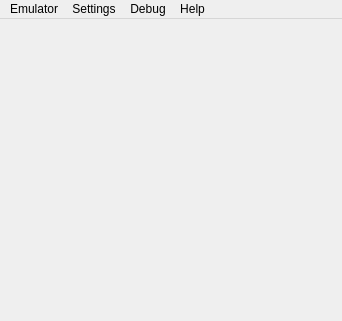
<?xml version="1.0" encoding="UTF-8"?>
<ui version="4.0">
 <class>MainWindow</class>
 <widget class="QMainWindow" name="MainWindow">
  <property name="geometry">
   <rect>
    <x>0</x>
    <y>0</y>
    <width>342</width>
    <height>321</height>
   </rect>
  </property>
  <property name="sizePolicy">
   <sizepolicy hsizetype="Preferred" vsizetype="Preferred">
    <horstretch>0</horstretch>
    <verstretch>0</verstretch>
   </sizepolicy>
  </property>
  <property name="windowTitle">
   <string>Gearsystem</string>
  </property>
  <widget class="QWidget" name="centralwidget">
   <property name="sizePolicy">
    <sizepolicy hsizetype="Minimum" vsizetype="Minimum">
     <horstretch>0</horstretch>
     <verstretch>0</verstretch>
    </sizepolicy>
   </property>
   <property name="layoutDirection">
    <enum>Qt::LeftToRight</enum>
   </property>
   <property name="autoFillBackground">
    <bool>false</bool>
   </property>
  </widget>
  <widget class="QMenuBar" name="menubar">
   <property name="geometry">
    <rect>
     <x>0</x>
     <y>0</y>
     <width>342</width>
     <height>25</height>
    </rect>
   </property>
   <property name="sizePolicy">
    <sizepolicy hsizetype="Expanding" vsizetype="MinimumExpanding">
     <horstretch>0</horstretch>
     <verstretch>0</verstretch>
    </sizepolicy>
   </property>
   <widget class="QMenu" name="menuSettings">
    <property name="title">
     <string>Settings</string>
    </property>
    <widget class="QMenu" name="menuWindow_Size">
     <property name="title">
      <string>Window Size</string>
     </property>
     <addaction name="actionX_1"/>
     <addaction name="actionX_2"/>
     <addaction name="actionX_3"/>
     <addaction name="actionX_4"/>
     <addaction name="actionX_5"/>
    </widget>
    <addaction name="actionInput"/>
    <addaction name="actionVideo"/>
    <addaction name="actionSound"/>
    <addaction name="separator"/>
    <addaction name="menuWindow_Size"/>
    <addaction name="actionFullscreen"/>
   </widget>
   <widget class="QMenu" name="menuHelp">
    <property name="title">
     <string>Help</string>
    </property>
    <addaction name="actionAbout"/>
   </widget>
   <widget class="QMenu" name="menuDebug">
    <property name="title">
     <string>Debug</string>
    </property>
    <addaction name="actionDisassembler"/>
    <addaction name="actionOAM_Viewer"/>
    <addaction name="actionMap_Viewer"/>
    <addaction name="actionPalette_Viewer"/>
   </widget>
   <widget class="QMenu" name="menuGame_Boy">
    <property name="title">
     <string>Emulator</string>
    </property>
    <widget class="QMenu" name="menuSelect_State_Slot">
     <property name="title">
      <string>Select State Slot</string>
     </property>
     <addaction name="action1"/>
     <addaction name="action2"/>
     <addaction name="action3"/>
     <addaction name="action4"/>
     <addaction name="action5"/>
    </widget>
    <addaction name="actionLoad_ROM"/>
    <addaction name="actionPause"/>
    <addaction name="actionReset"/>
    <addaction name="separator"/>
    <addaction name="menuSelect_State_Slot"/>
    <addaction name="actionSave_State"/>
    <addaction name="actionLoad_State"/>
    <addaction name="separator"/>
    <addaction name="actionSave_State_as"/>
    <addaction name="actionLad_State_from"/>
   </widget>
   <addaction name="menuGame_Boy"/>
   <addaction name="menuSettings"/>
   <addaction name="menuDebug"/>
   <addaction name="menuHelp"/>
  </widget>
  <action name="actionInput">
   <property name="text">
    <string>Input...</string>
   </property>
  </action>
  <action name="actionVideo">
   <property name="text">
    <string>Video...</string>
   </property>
  </action>
  <action name="actionSound">
   <property name="text">
    <string>Sound...</string>
   </property>
  </action>
  <action name="actionForce_Game_Boy_DMG">
   <property name="checkable">
    <bool>true</bool>
   </property>
   <property name="text">
    <string>Force Game Boy DMG</string>
   </property>
  </action>
  <action name="actionDisassembler">
   <property name="text">
    <string>Disassembler...</string>
   </property>
  </action>
  <action name="actionOAM_Viewer">
   <property name="text">
    <string>OAM Viewer...</string>
   </property>
  </action>
  <action name="actionMap_Viewer">
   <property name="text">
    <string>Map Viewer...</string>
   </property>
  </action>
  <action name="actionLoad_ROM">
   <property name="text">
    <string>Load ROM...</string>
   </property>
  </action>
  <action name="action1">
   <property name="checkable">
    <bool>true</bool>
   </property>
   <property name="text">
    <string>1</string>
   </property>
  </action>
  <action name="action2">
   <property name="checkable">
    <bool>true</bool>
   </property>
   <property name="text">
    <string>2</string>
   </property>
  </action>
  <action name="action3">
   <property name="checkable">
    <bool>true</bool>
   </property>
   <property name="text">
    <string>3</string>
   </property>
  </action>
  <action name="action4">
   <property name="checkable">
    <bool>true</bool>
   </property>
   <property name="text">
    <string>4</string>
   </property>
  </action>
  <action name="action5">
   <property name="checkable">
    <bool>true</bool>
   </property>
   <property name="text">
    <string>5</string>
   </property>
  </action>
  <action name="actionSave_State">
   <property name="text">
    <string>Save State</string>
   </property>
   <property name="shortcut">
    <string>Ctrl+S</string>
   </property>
  </action>
  <action name="actionLoad_State">
   <property name="text">
    <string>Load State</string>
   </property>
   <property name="shortcut">
    <string>Ctrl+L</string>
   </property>
  </action>
  <action name="actionSave_State_as">
   <property name="text">
    <string>Save State As...</string>
   </property>
  </action>
  <action name="actionLad_State_from">
   <property name="text">
    <string>Load State From...</string>
   </property>
  </action>
  <action name="actionReset">
   <property name="text">
    <string>Reset</string>
   </property>
   <property name="whatsThis">
    <string/>
   </property>
   <property name="shortcut">
    <string>Ctrl+R</string>
   </property>
  </action>
  <action name="actionPause">
   <property name="checkable">
    <bool>true</bool>
   </property>
   <property name="checked">
    <bool>false</bool>
   </property>
   <property name="text">
    <string>Pause</string>
   </property>
   <property name="shortcut">
    <string>Ctrl+P</string>
   </property>
  </action>
  <action name="actionFullscreen">
   <property name="text">
    <string>Fullscreen</string>
   </property>
   <property name="shortcut">
    <string>Ctrl+F</string>
   </property>
   <property name="shortcutContext">
    <enum>Qt::ApplicationShortcut</enum>
   </property>
  </action>
  <action name="actionPalette_Viewer">
   <property name="text">
    <string>Palette Viewer...</string>
   </property>
  </action>
  <action name="actionX_1">
   <property name="checkable">
    <bool>true</bool>
   </property>
   <property name="text">
    <string>x 1</string>
   </property>
  </action>
  <action name="actionX_2">
   <property name="checkable">
    <bool>true</bool>
   </property>
   <property name="text">
    <string>x 2</string>
   </property>
  </action>
  <action name="actionX_3">
   <property name="checkable">
    <bool>true</bool>
   </property>
   <property name="text">
    <string>x 3</string>
   </property>
  </action>
  <action name="actionX_4">
   <property name="checkable">
    <bool>true</bool>
   </property>
   <property name="text">
    <string>x 4</string>
   </property>
  </action>
  <action name="actionX_5">
   <property name="checkable">
    <bool>true</bool>
   </property>
   <property name="text">
    <string>x 5</string>
   </property>
  </action>
  <action name="actionAbout">
   <property name="text">
    <string>About</string>
   </property>
  </action>
 </widget>
 <resources/>
 <connections>
  <connection>
   <sender>actionLoad_ROM</sender>
   <signal>triggered()</signal>
   <receiver>MainWindow</receiver>
   <slot>MenuGameBoyLoadROM()</slot>
   <hints>
    <hint type="sourcelabel">
     <x>-1</x>
     <y>-1</y>
    </hint>
    <hint type="destinationlabel">
     <x>319</x>
     <y>299</y>
    </hint>
   </hints>
  </connection>
  <connection>
   <sender>actionPause</sender>
   <signal>triggered(bool)</signal>
   <receiver>MainWindow</receiver>
   <slot>MenuGameBoyPause()</slot>
   <hints>
    <hint type="sourcelabel">
     <x>-1</x>
     <y>-1</y>
    </hint>
    <hint type="destinationlabel">
     <x>159</x>
     <y>156</y>
    </hint>
   </hints>
  </connection>
  <connection>
   <sender>actionReset</sender>
   <signal>triggered()</signal>
   <receiver>MainWindow</receiver>
   <slot>MenuGameBoyReset()</slot>
   <hints>
    <hint type="sourcelabel">
     <x>-1</x>
     <y>-1</y>
    </hint>
    <hint type="destinationlabel">
     <x>159</x>
     <y>156</y>
    </hint>
   </hints>
  </connection>
  <connection>
   <sender>actionSave_State</sender>
   <signal>triggered()</signal>
   <receiver>MainWindow</receiver>
   <slot>MenuGameBoySaveState()</slot>
   <hints>
    <hint type="sourcelabel">
     <x>-1</x>
     <y>-1</y>
    </hint>
    <hint type="destinationlabel">
     <x>159</x>
     <y>156</y>
    </hint>
   </hints>
  </connection>
  <connection>
   <sender>actionLoad_State</sender>
   <signal>triggered()</signal>
   <receiver>MainWindow</receiver>
   <slot>MenuGameBoyLoadState()</slot>
   <hints>
    <hint type="sourcelabel">
     <x>-1</x>
     <y>-1</y>
    </hint>
    <hint type="destinationlabel">
     <x>159</x>
     <y>156</y>
    </hint>
   </hints>
  </connection>
  <connection>
   <sender>actionSave_State_as</sender>
   <signal>triggered()</signal>
   <receiver>MainWindow</receiver>
   <slot>MenuGameBoySaveStateAs()</slot>
   <hints>
    <hint type="sourcelabel">
     <x>-1</x>
     <y>-1</y>
    </hint>
    <hint type="destinationlabel">
     <x>159</x>
     <y>156</y>
    </hint>
   </hints>
  </connection>
  <connection>
   <sender>actionLad_State_from</sender>
   <signal>triggered()</signal>
   <receiver>MainWindow</receiver>
   <slot>MenuGameBoyLoadStateFrom()</slot>
   <hints>
    <hint type="sourcelabel">
     <x>-1</x>
     <y>-1</y>
    </hint>
    <hint type="destinationlabel">
     <x>159</x>
     <y>156</y>
    </hint>
   </hints>
  </connection>
  <connection>
   <sender>actionInput</sender>
   <signal>triggered()</signal>
   <receiver>MainWindow</receiver>
   <slot>MenuSettingsInput()</slot>
   <hints>
    <hint type="sourcelabel">
     <x>-1</x>
     <y>-1</y>
    </hint>
    <hint type="destinationlabel">
     <x>159</x>
     <y>156</y>
    </hint>
   </hints>
  </connection>
  <connection>
   <sender>actionVideo</sender>
   <signal>triggered()</signal>
   <receiver>MainWindow</receiver>
   <slot>MenuSettingsVideo()</slot>
   <hints>
    <hint type="sourcelabel">
     <x>-1</x>
     <y>-1</y>
    </hint>
    <hint type="destinationlabel">
     <x>159</x>
     <y>156</y>
    </hint>
   </hints>
  </connection>
  <connection>
   <sender>actionSound</sender>
   <signal>triggered()</signal>
   <receiver>MainWindow</receiver>
   <slot>MenuSettingsSound()</slot>
   <hints>
    <hint type="sourcelabel">
     <x>-1</x>
     <y>-1</y>
    </hint>
    <hint type="destinationlabel">
     <x>159</x>
     <y>156</y>
    </hint>
   </hints>
  </connection>
  <connection>
   <sender>actionFullscreen</sender>
   <signal>triggered()</signal>
   <receiver>MainWindow</receiver>
   <slot>MenuSettingsFullscreen()</slot>
   <hints>
    <hint type="sourcelabel">
     <x>-1</x>
     <y>-1</y>
    </hint>
    <hint type="destinationlabel">
     <x>159</x>
     <y>156</y>
    </hint>
   </hints>
  </connection>
  <connection>
   <sender>actionForce_Game_Boy_DMG</sender>
   <signal>triggered()</signal>
   <receiver>MainWindow</receiver>
   <slot>MenuSettingsForceDMG()</slot>
   <hints>
    <hint type="sourcelabel">
     <x>-1</x>
     <y>-1</y>
    </hint>
    <hint type="destinationlabel">
     <x>159</x>
     <y>156</y>
    </hint>
   </hints>
  </connection>
  <connection>
   <sender>actionDisassembler</sender>
   <signal>triggered()</signal>
   <receiver>MainWindow</receiver>
   <slot>MenuDebugDisassembler()</slot>
   <hints>
    <hint type="sourcelabel">
     <x>-1</x>
     <y>-1</y>
    </hint>
    <hint type="destinationlabel">
     <x>159</x>
     <y>156</y>
    </hint>
   </hints>
  </connection>
  <connection>
   <sender>actionOAM_Viewer</sender>
   <signal>triggered()</signal>
   <receiver>MainWindow</receiver>
   <slot>MenuDebugOAM()</slot>
   <hints>
    <hint type="sourcelabel">
     <x>-1</x>
     <y>-1</y>
    </hint>
    <hint type="destinationlabel">
     <x>159</x>
     <y>156</y>
    </hint>
   </hints>
  </connection>
  <connection>
   <sender>actionMap_Viewer</sender>
   <signal>triggered()</signal>
   <receiver>MainWindow</receiver>
   <slot>MenuDebugMap()</slot>
   <hints>
    <hint type="sourcelabel">
     <x>-1</x>
     <y>-1</y>
    </hint>
    <hint type="destinationlabel">
     <x>159</x>
     <y>156</y>
    </hint>
   </hints>
  </connection>
  <connection>
   <sender>actionPalette_Viewer</sender>
   <signal>triggered()</signal>
   <receiver>MainWindow</receiver>
   <slot>MenuDebugPalette()</slot>
   <hints>
    <hint type="sourcelabel">
     <x>-1</x>
     <y>-1</y>
    </hint>
    <hint type="destinationlabel">
     <x>159</x>
     <y>156</y>
    </hint>
   </hints>
  </connection>
  <connection>
   <sender>actionAbout</sender>
   <signal>triggered()</signal>
   <receiver>MainWindow</receiver>
   <slot>MenuAbout()</slot>
   <hints>
    <hint type="sourcelabel">
     <x>-1</x>
     <y>-1</y>
    </hint>
    <hint type="destinationlabel">
     <x>170</x>
     <y>160</y>
    </hint>
   </hints>
  </connection>
  <connection>
   <sender>menuWindow_Size</sender>
   <signal>triggered(QAction*)</signal>
   <receiver>MainWindow</receiver>
   <slot>MenuSettingsWindowSize(QAction*)</slot>
   <hints>
    <hint type="sourcelabel">
     <x>68</x>
     <y>80</y>
    </hint>
    <hint type="destinationlabel">
     <x>170</x>
     <y>160</y>
    </hint>
   </hints>
  </connection>
 </connections>
 <slots>
  <slot>MenuGameBoyLoadROM()</slot>
  <slot>MenuGameBoyPause()</slot>
  <slot>MenuGameBoyReset()</slot>
  <slot>MenuGameBoySaveState()</slot>
  <slot>MenuGameBoyLoadState()</slot>
  <slot>MenuGameBoySelectStateSlot()</slot>
  <slot>MenuGameBoySaveStateAs()</slot>
  <slot>MenuGameBoyLoadStateFrom()</slot>
  <slot>MenuSettingsInput()</slot>
  <slot>MenuSettingsVideo()</slot>
  <slot>MenuSettingsSound()</slot>
  <slot>MenuSettingsFullscreen()</slot>
  <slot>MenuSettingsForceDMG()</slot>
  <slot>MenuDebugDisassembler()</slot>
  <slot>MenuDebugOAM()</slot>
  <slot>MenuDebugMap()</slot>
  <slot>MenuDebugPalette()</slot>
  <slot>MenuAbout()</slot>
  <slot>MenuPressed()</slot>
  <slot>MenuReleased()</slot>
  <slot>MenuSettingsWindowSize(QAction*)</slot>
 </slots>
</ui>
